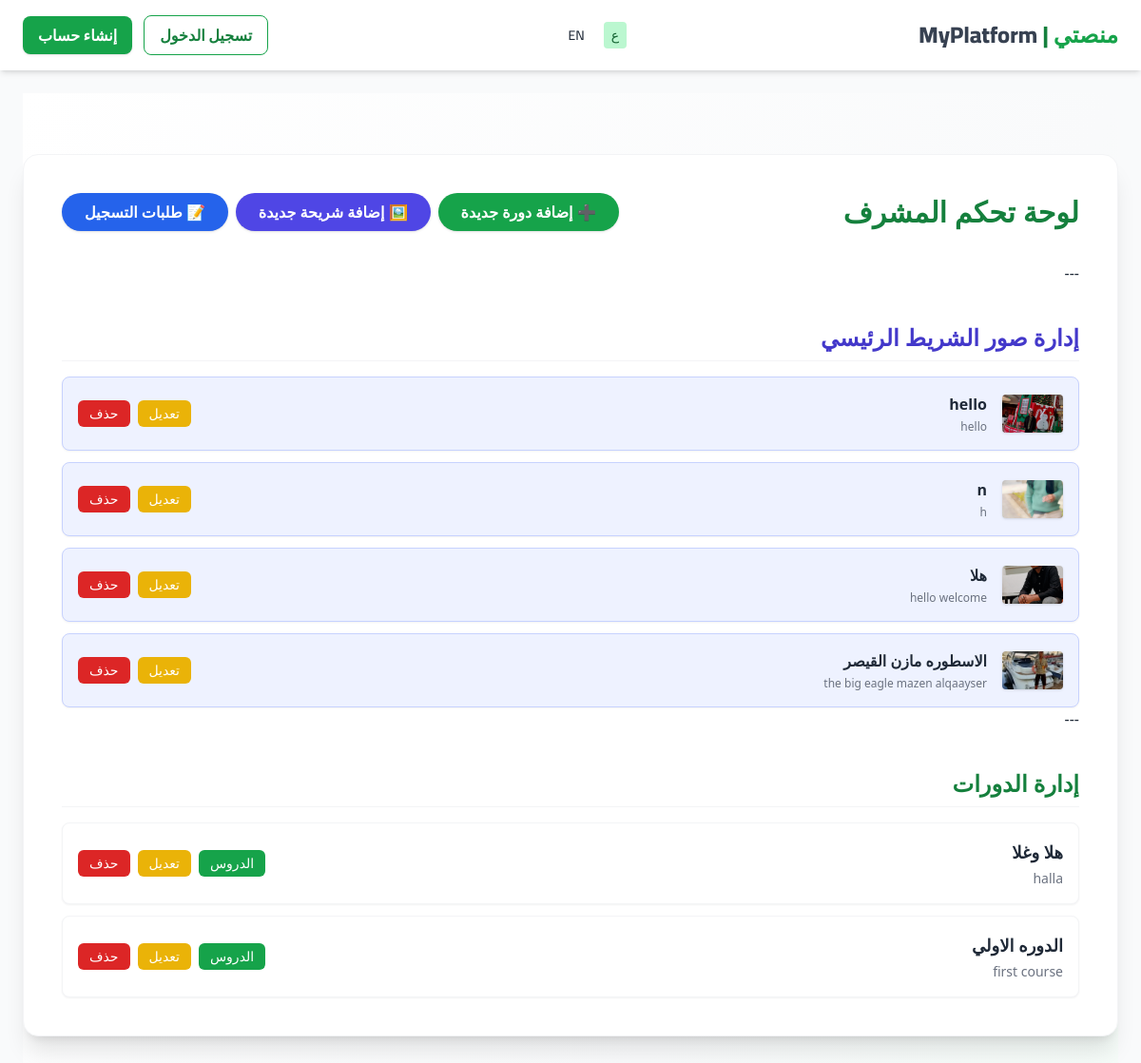
The page /admin (signed in) on the database its author committed.
### tables this page shows
CREATE TABLE hero_slides (
            id INTEGER PRIMARY KEY AUTOINCREMENT,
            image_path TEXT NOT NULL,
            title_ar TEXT NOT NULL,
            title_en TEXT NOT NULL,
            desc_ar TEXT,
            desc_en TEXT
        );

CREATE TABLE courses (id INTEGER PRIMARY KEY AUTOINCREMENT, title_ar TEXT, title_en TEXT, short_desc_ar TEXT, short_desc_en TEXT, full_desc_ar TEXT, full_desc_en TEXT, image TEXT);

### app.py (the view)
@app.route('/admin')
@login_required
@admin_required
def admin_index():
    lang = request.args.get('lang', session.get('lang', 'ar'))
    conn = get_db()
    courses = conn.execute('SELECT * FROM courses ORDER BY id DESC').fetchall()
    hero_slides = conn.execute('SELECT * FROM hero_slides ORDER BY id ASC').fetchall()
    return render_template('admin/index.html', courses=courses, lang=lang, hero_slides=hero_slides)

### app.py (called while the page is built)
@login_manager.user_loader
def load_user(user_id):
    conn = get_db()
    cur = conn.execute('SELECT id, username, fullname, is_admin FROM users WHERE id = ?', (user_id,))
    row = cur.fetchone()
    if row:
        return User(row['id'], row['username'], row['fullname'], row['is_admin'])
    return None

def get_db():
    db = getattr(g, '_database', None)
    if db is None:
        db = g._database = sqlite3.connect(app.config['DATABASE'])
        db.row_factory = sqlite3.Row
    return db

@app.teardown_appcontext
def close_connection(exception):
    db = getattr(g, '_database', None)
    if db is not None:
        db.close()

def admin_required(f):
    @wraps(f)
    def wrapper(*args, **kwargs):
        if not current_user.is_authenticated or not getattr(current_user, 'is_admin', False):
            flash('Access denied')
            return redirect(url_for('login'))
        return f(*args, **kwargs)
    return wrapper

### templates/admin/index.html (shortened to what this page needs)
{% extends 'base.html' %}
{% block content %}
<main class="bg-gradient-to-br from-white via-gray-50 to-green-50 min-h-screen py-16 font-sans">
<div class="max-w-6xl mx-auto bg-white rounded-2xl shadow-xl p-10 border border-gray-100">
    <div class="flex items-center justify-between mb-8 flex-wrap gap-2">
        <h1 class="text-3xl font-extrabold text-green-700">
            {{ 'Admin Dashboard' if lang=='en' else 'لوحة تحكم المشرف' }}
        </h1>
        <div class="flex gap-2 flex-wrap">
            <a href="{{ url_for('admin_course_new', lang=lang) }}"
               class="px-6 py-2 bg-green-600 text-white rounded-full font-semibold shadow hover:bg-green-700 transition">
                {{ '➕ New Course' if lang=='en' else '➕ إضافة دورة جديدة' }}
            </a>
            <a href="{{ url_for('admin_slider_new', lang=lang) }}"
               class="px-6 py-2 bg-indigo-600 text-white rounded-full font-semibold shadow hover:bg-indigo-700 transition">
                {{ '🖼️ New Slide' if lang=='en' else '🖼️ إضافة شريحة جديدة' }}
            </a>
            <a href="{{ url_for('admin_enroll_requests', lang=lang) }}"
               class="px-6 py-2 bg-blue-600 text-white rounded-full font-semibold shadow hover:bg-blue-700 transition">
                {{ '📝 Enrollment Requests' if lang=='en' else '📝 طلبات التسجيل' }}
            </a>
        </div>
    </div>
    ---
    <h2 class="text-2xl font-bold text-indigo-700 mt-10 mb-4 pb-2 border-b border-gray-100">
        {{ 'Slider Images Management' if lang=='en' else 'إدارة صور الشريط الرئيسي' }}
    </h2>
    {% if hero_slides %}
        <div class="space-y-3">
            {% for slide in hero_slides %}
            <div class="bg-indigo-50 p-4 rounded-lg flex flex-col sm:flex-row sm:items-center sm:justify-between gap-3 border border-indigo-200 shadow-sm">
                <div class="flex items-center gap-4">
                    <div class="w-16 h-10 rounded overflow-hidden shadow">
                         <img src="{{ url_for('uploaded_file', filename=slide.image_path) if slide.image_path else url_for('static', filename='placeholder.jpg') }}"
                              alt="Slide Image" class="w-full h-full object-cover">
                    </div>
                    <div>
                        <div class="text-base font-semibold text-gray-800">{{ slide.title_ar or 'بدون عنوان عربي' }}</div>
                        <div class="text-xs text-gray-500 mt-1">{{ slide.title_en or 'No English Title' }}</div>
                    </div>
                </div>
                <div class="flex items-center gap-2">
                    <a href="{{ url_for('admin_slider_edit', slide_id=slide.id, lang=lang) }}"
                       class="px-3 py-1 bg-yellow-500 text-white rounded-md text-sm hover:bg-yellow-600 transition">
                        {{ 'Edit' if lang=='en' else 'تعديل' }}
                    </a>
                    <form method="post" action="{{ url_for('admin_slider_delete', slide_id=slide.id, lang=lang) }}"
                          onsubmit="return confirm('{{ 'Delete this slide?' if lang=='en' else 'هل تريد حذف هذه الشريحة؟' }}');"
                          class="inline-block">
                      <button type="submit" class="px-3 py-1 bg-red-600 text-white rounded-md text-sm hover:bg-red-700 transition">
                          {{ 'Delete' if lang=='en' else 'حذف' }}
                      </button>
                    </form>
                </div>
            </div>
            {% endfor %}
        </div>
    {% endif %}
    ---
    <h2 class="text-2xl font-bold text-green-700 mt-10 mb-4 pb-2 border-b border-gray-100">
        {{ 'Courses Management' if lang=='en' else 'إدارة الدورات' }}
    </h2>
    {% if courses %}
        <div class="space-y-3">
            {% for c in courses %}
            <div class="bg-white p-4 rounded-lg flex flex-col sm:flex-row sm:items-center sm:justify-between gap-3 border border-gray-100 shadow-sm">
                <div>
                    <div class="text-lg font-semibold text-gray-800">{{ c.title_ar or '-' }}</div>
                    <div class="text-sm text-gray-500 mt-1">{{ c.title_en or '-' }}</div>
                </div>
                <div class="flex items-center gap-2">
                    <a href="{{ url_for('admin_lessons', course_id=c.id, lang=lang) }}"
                       class="px-3 py-1 bg-green-600 text-white rounded-md text-sm hover:bg-green-700 transition">
                        {{ 'Lessons' if lang=='en' else 'الدروس' }}
                    </a>
                    <a href="{{ url_for('admin_course_edit', course_id=c.id, lang=lang) }}"
                       class="px-3 py-1 bg-yellow-500 text-white rounded-md text-sm hover:bg-yellow-600 transition">
                        {{ 'Edit' if lang=='en' else 'تعديل' }}
                    </a>
                    <form method="post" action="{{ url_for('admin_course_delete', course_id=c.id, lang=lang) }}"
                          onsubmit="return confirm('{{ 'Delete this course?' if lang=='en' else 'هل تريد حذف هذه الدورة؟' }}');"
                          class="inline-block">
                      <button type="submit" class="px-3 py-1 bg-red-600 text-white rounded-md text-sm hover:bg-red-700 transition">
                          {{ 'Delete' if lang=='en' else 'حذف' }}
                      </button>
                    </form>
                </div>
            </div>
            {% endfor %}
        </div>
    {% else %}
        <p class="text-center text-gray-600 mt-8">{{ 'No courses yet.' if lang=='en' else 'لا توجد دورات بعد.' }}</p>
    {% endif %}
</div>
</main>
{% endblock %}

### templates/base.html (style rules this page uses)
body { font-family: 'Cairo', sans-serif; }

### rows shown on the page
hero_slides: image_path (picture), title_ar "hello", title_en "hello", value "تعديل", value "حذف"
hero_slides: image_path (picture), title_ar "n", title_en "h", value "تعديل", value "حذف"
hero_slides: image_path (picture), title_ar "هلا", title_en "hello welcome", value "تعديل", value "حذف"
hero_slides: image_path (picture), title_ar "الاسطوره مازن القيصر", title_en "the big eagle mazen alqaayser", value "تعديل", value "حذف"
courses: title_ar "هلا وغلا", title_en "halla", value "الدروس", value "تعديل", value "حذف"
courses: title_ar "الدوره الاولي", title_en "first course", value "الدروس", value "تعديل", value "حذف"

### other values the page prints
{{ 'تسجيل الدخول' if lang=='ar' else 'Login' }} "تسجيل الدخول"
{{ 'إنشاء حساب' if lang=='ar' else 'Sign Up' }} "إنشاء حساب"
{{ 'Admin Dashboard' if lang=='en' else 'لوحة تحكم المشرف' }} "لوحة تحكم المشرف"
{{ '➕ New Course' if lang=='en' else '➕ إضافة دورة جديدة' }} "➕ إضافة دورة جديدة"
{{ '🖼️ New Slide' if lang=='en' else '🖼️ إضافة شريحة جديدة' }} "🖼️ إضافة شريحة جديدة"
{{ '📝 Enrollment Requests' if lang=='en' else '📝 طلبات التسجيل' }} "📝 طلبات التسجيل"
{{ 'Courses Management' if lang=='en' else 'إدارة الدورات' }} "إدارة الدورات"
